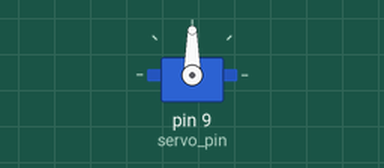
Bench run of a sketch on a simulated Arduino Uno, built with avr-gcc and run on an emulated ATmega328P. On the bench: servo.

Above: at 0.05 s.
Timing chart, 0 to 3.0 s (numbered marks = the images above):
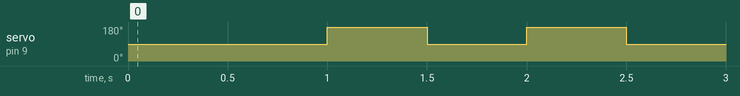

The sketch:

main.ino
```cpp
#include "Rboto.h"

void setup(){
	servo_setup();
}

void loop(){
	servo_tst();
}
```

Rboto.h
```cpp
void servo_setup(void);
void servo_tst(void);
```

servo.ino
```cpp
#include <Servo.h>
Servo myservo;

namespace servo_ns {
	int servo_pin = 9;
}

using namespace servo_ns;
void servo_setup(){
	myservo.attach( servo_pin );
}

void servo_tst(){
	delay(500);
	myservo.write(90);
	delay(500);
	myservo.write(180);
}
```

Measured:
- by itself, servo on pin 9 (servo_pin): alternates 180° for 0.50 s and 90° for 0.50 s
